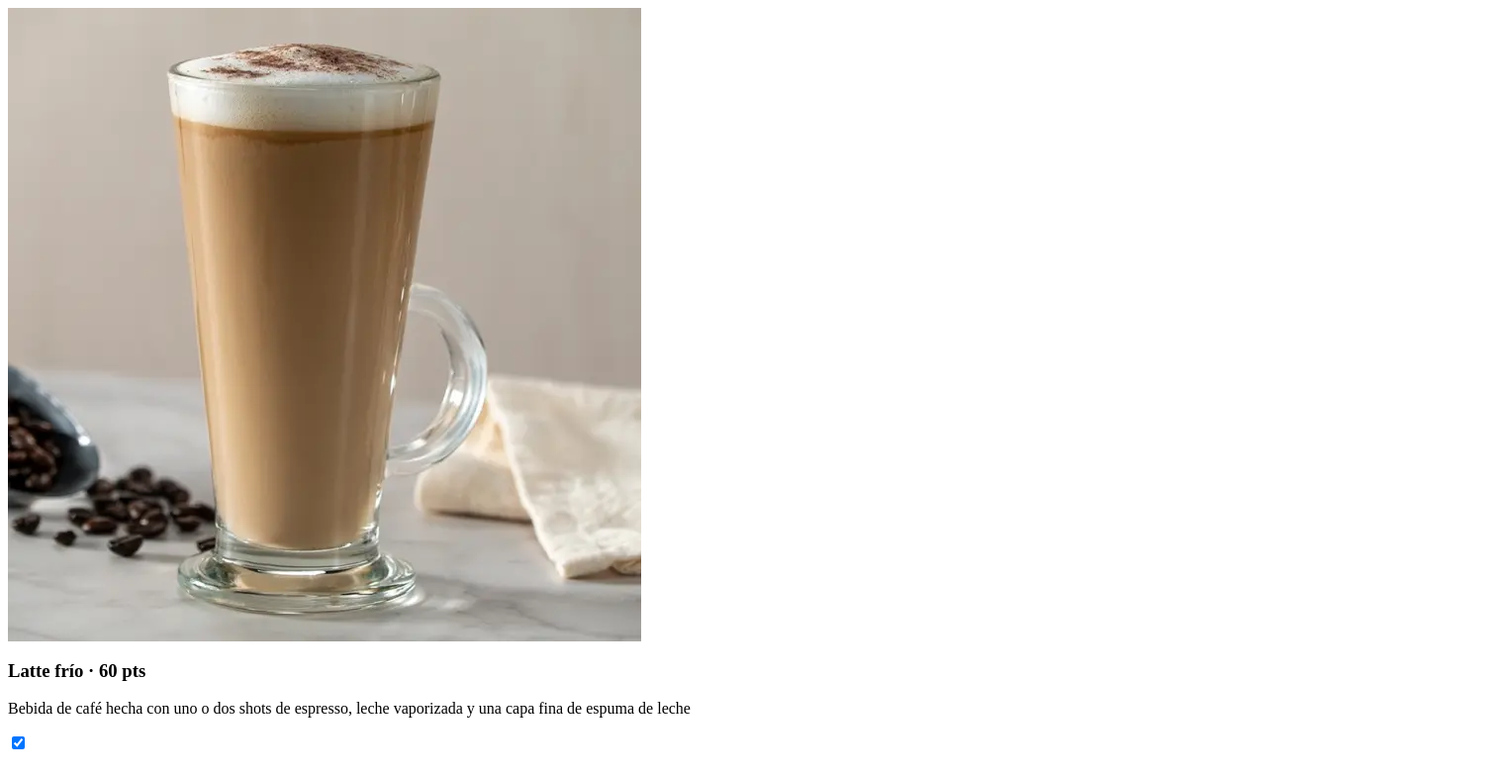
The page /dashboard/panel/products (signed in) on the database as committed earlier.
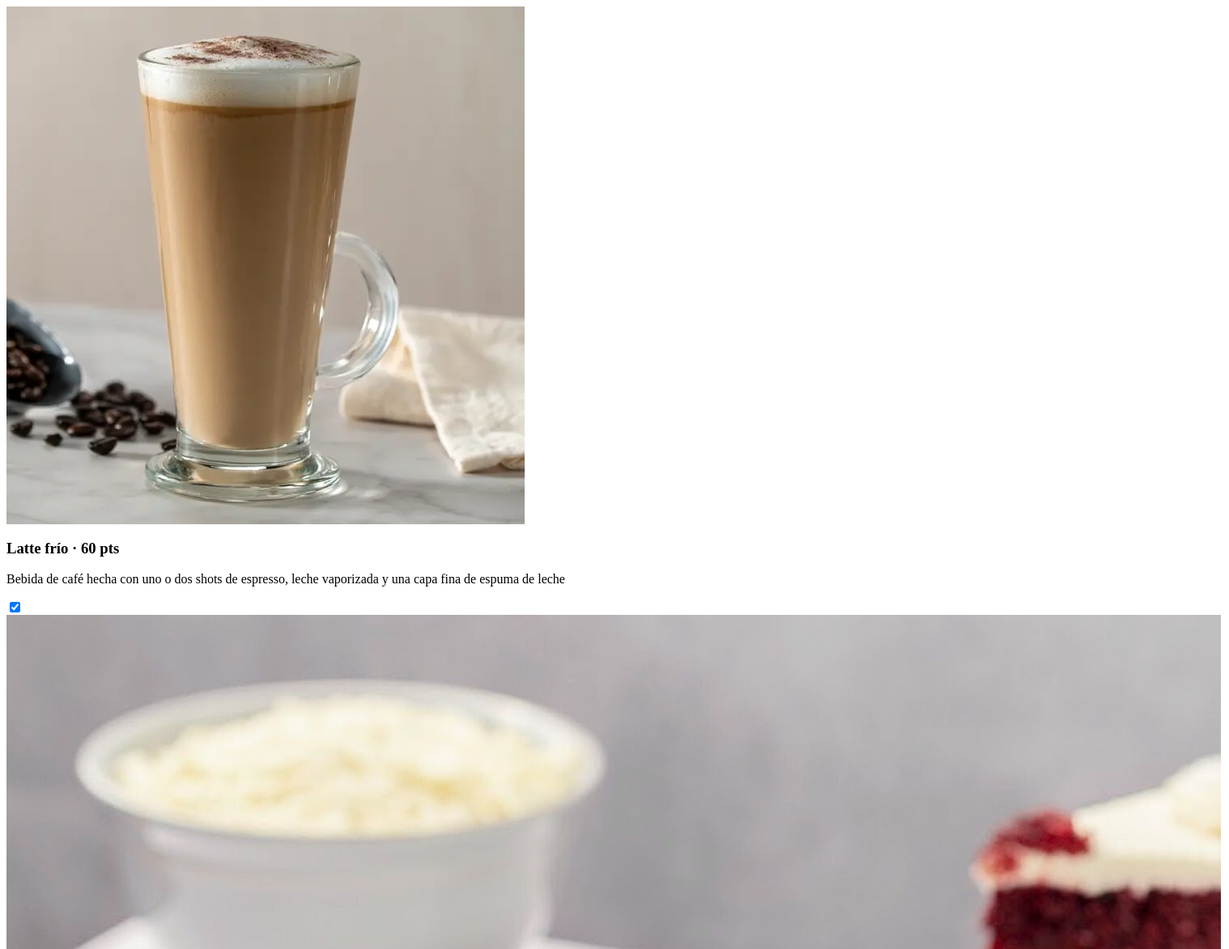
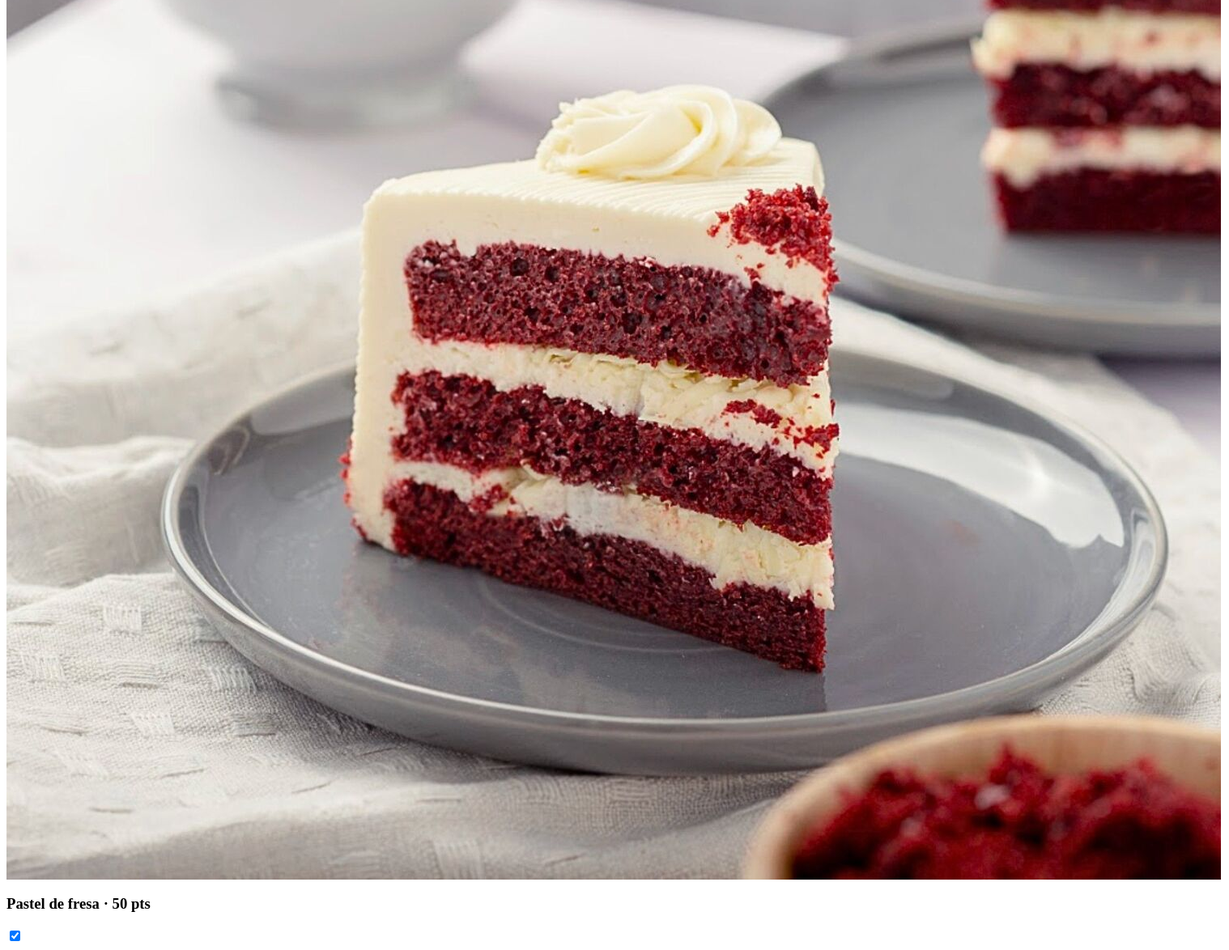
The same page on the database as committed later (2 pictures, top to bottom).
### tables this page shows
CREATE TABLE product (
            product_id   INTEGER PRIMARY KEY AUTOINCREMENT,
            product_name TEXT NOT NULL,
            description  TEXT,
            price        INTEGER NOT NULL,
            making_time  INTEGER NOT NULL,
            photo        TEXT,
            category_id  INTEGER NOT NULL REFERENCES category(category_id),
            status       INTEGER NOT NULL DEFAULT 1 CHECK (status IN (0, 1))
        );

### app.py (the view)
@app.route('/dashboard/panel/products')
def dashboard_panel_products():
    if 'usuario' not in session:
        abort(401)
    return render_template('products_panel.html', products=database.get_all_products())

### database.py (called while the page is built)
def get_connection():
    conn = sqlite3.connect(DB_PATH)
    conn.row_factory = sqlite3.Row
    conn.execute("PRAGMA foreign_keys = ON")
    return conn

def get_all_products():
    conn = get_connection()
    rows = conn.execute(
        """SELECT product_id, product_name, description, price, photo, status
           FROM product ORDER BY product_id"""
    ).fetchall()
    conn.close()
    return [dict(r) for r in rows]

### templates/products_panel.html
<section id="productos" class="tab">
  {% if products %}
  <div class="productos">
    {% for product in products %}
      {% include 'product_template.html' %}
    {% endfor %}
  </div>
  {% else %}
  <div class="vacio">No hay productos registrados</div>
  {% endif %}
</section>

### templates/product_template.html (shortened to what this page needs)
<article class="producto{% if not product.status %} inactivo{% endif %}" data-product-id="{{ product.product_id }}">
  {% if product.photo %}
  <img class="producto-foto" src="{{ url_for('static', filename=product.photo) }}" alt="">
  {% endif %}
  <div class="producto-info">
    <h3>{{ product.product_name }} · {{ product.price }} pts</h3>
    {% if product.description %}<p>{{ product.description }}</p>{% endif %}
  </div>
  <label class="switch" title="Disponible">
    <input type="checkbox" data-accion="disponibilidad" aria-label="Disponible"{% if product.status %} checked{% endif %}>
  </label>
</article>

Rows that differ between the two databases and show on the page:
added product: photo (picture), product_name "Pastel de fresa", price "50", status "☑"
